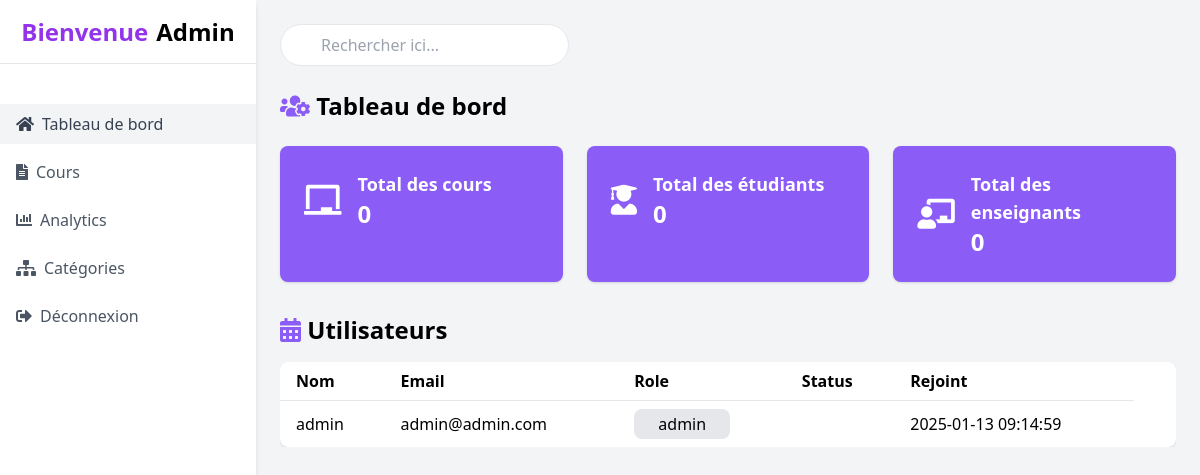
Before: /views/admin/dashbord.php (signed in) with the older database file.
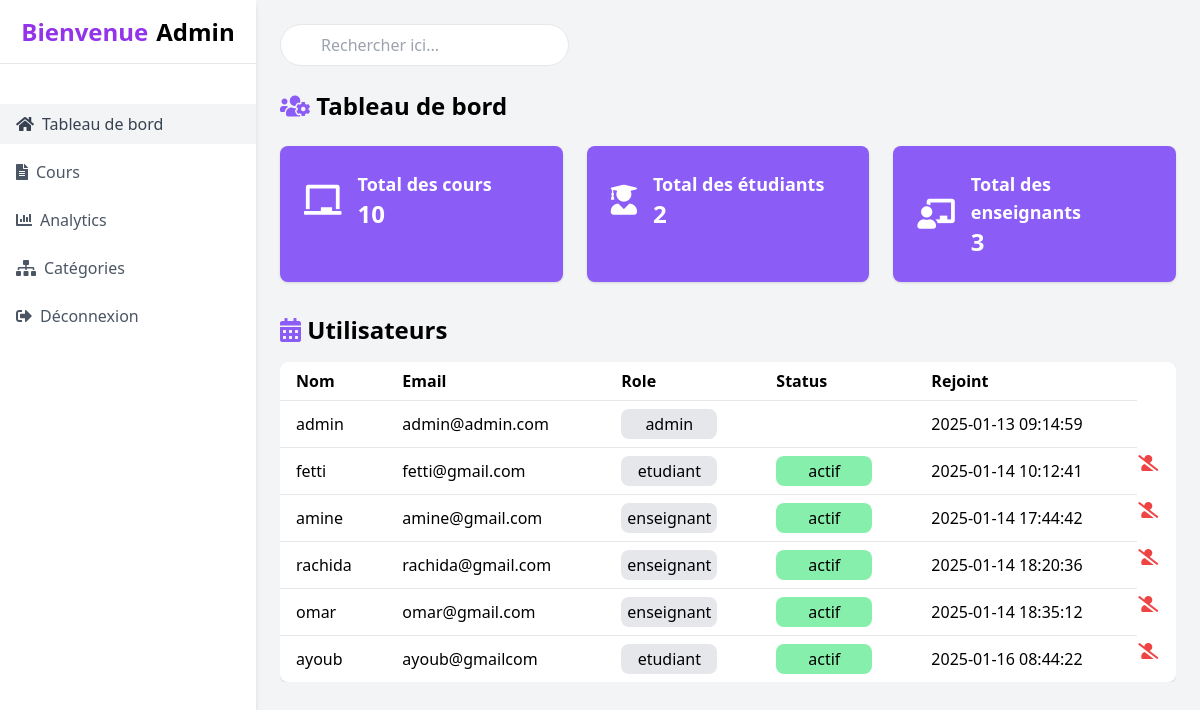
After: the same page with the newer database file.
### tables this page shows
CREATE TABLE `utilisateurs` (
  `id` int NOT NULL,
  `nom` varchar(100) NOT NULL,
  `email` varchar(150) NOT NULL,
  `password` varchar(255) NOT NULL,
  `role` enum('etudiant','enseignant','admin') NOT NULL,
  `status` enum('actif','inactif') NOT NULL,
  `date_creation` timestamp NULL DEFAULT CURRENT_TIMESTAMP
);

### models/User.php (called while the page is built, shortened)
<?php
class User {
    public function __construct($pdo)
    {
        $this->pdo = $pdo;
        if (isset($_SESSION['user_id'])) {
            $this->id = $_SESSION['user_id'];
            $stmt = $this->pdo->prepare("SELECT * FROM utilisateurs WHERE id = ?");
            $stmt->execute([$this->id]);
            $user = $stmt->fetch();
        }
    }
}
?>

### models/Admin.php (called while the page is built, shortened)
<?php
require_once 'User.php';
class Admin extends User {
            public function getAllUsers() {
                $stmt = $this->pdo->prepare("SELECT * FROM utilisateurs");
                $stmt->execute();
                return $stmt->fetchAll(PDO::FETCH_ASSOC);
            }
    public function totalEtudiant() {
        $stmt = $this->pdo->prepare("SELECT COUNT(*) FROM utilisateurs WHERE role = 'etudiant'");
        $stmt->execute();
        return $stmt->fetchColumn();
    }
    public function totalEnseignant(){
        $stmt = $this->pdo->prepare("SELECT COUNT(*) FROM utilisateurs WHERE role = 'enseignant'");
        $stmt->execute();
        return $stmt->fetchColumn();
    }
    public function totalCours(){
        $stmt = $this->pdo->prepare("SELECT COUNT(*) FROM cours");
        $stmt->execute();
        return $stmt->fetchColumn();
    }
}

### views/admin/dashbord.php (the view, shortened to what this page needs)
<?php
require_once __DIR__ . '/../../models/User.php';
require_once __DIR__ . '/../../models/Admin.php';
$db = new Database();
$pdo = $db->connect();
$admin = new Admin($pdo);
$users = $admin->getAllUsers();
$totalEtudiants = $admin->totalEtudiant();
$totalEnseignants = $admin->totalEnseignant();
$totalCours = $admin->totalCours();
?>
<html lang="en">
 <head>
  <script src="https://cdn.tailwindcss.com"></script>
  <link href="https://cdnjs.cloudflare.com/ajax/libs/font-awesome/5.15.3/css/all.min.css" rel="stylesheet"/>
 </head>
 <body class="bg-gray-100 font-sans antialiased">
  <div class="flex">
   <div class="w-64 bg-white h-screen shadow-md">
    <div class="flex items-center justify-center h-16 border-b">
     <div class="text-2xl font-bold text-purple-600">
      Bienvenue
     </div>
     <div class="ml-2 text-2xl font-semibold">
     <?php echo htmlspecialchars(ucfirst($_SESSION['user_nom'])); ?>
     </div>
    </div>
    <nav class="mt-10">
     <a class="flex items-center px-4 py-2 text-gray-700 bg-gray-100" href="dashbord.php">
      <i class="fas fa-home">
      </i>
      <span class="ml-2">
       Tableau de bord
      </span>
     </a>
     <a class="flex items-center px-4 py-2 mt-2 text-gray-600 hover:bg-gray-100" href="gestion_cours.php">
      <i class="fas fa-file-alt">
      </i>
      <span class="ml-2">
       Cours
      </span>
     </a>
     <a class="flex items-center px-4 py-2 mt-2 text-gray-600 hover:bg-gray-100" href="statistique.php">
      <i class="fas fa-chart-bar">
      </i>
      <span class="ml-2">
       Analytics
      </span>
     </a>
     <a class="flex items-center px-4 py-2 mt-2 text-gray-600 hover:bg-gray-100" href="gestion_categorie.php">
      <i class="fas fa-sitemap"></i>
      <span class="ml-2">
       Catégories
      </span>
     </a>
     <a class="flex items-center px-4 py-2 mt-2 text-gray-600 hover:bg-red-200" href="../user/logout.php">
      <i class="fas fa-sign-out-alt">
      </i>
      <span class="ml-2">
      Déconnexion
      </span>
     </a>
    </nav>
   </div>
   <div class="flex-1 p-6">
    <div class="flex items-center justify-between">
     <div class="relative">
      <input class="w-full px-4 py-2 pl-10 text-gray-700 bg-white border rounded-full focus:outline-none" id="searchInput" placeholder="Rechercher ici..." type="text"/>
     </div>
    </div>
    <div class="mt-6">
     <h2 class="text-2xl font-semibold">
      <i class="fas fa-users-cog text-violet-500"></i>
      Tableau de bord
     </h2>
     <div class="grid grid-cols-1 gap-6 mt-6 sm:grid-cols-2 lg:grid-cols-3">
      <div class="p-6 bg-violet-500 rounded-lg shadow">
       <div class="flex items-center">
        <i class="text-3xl text-white fas fa-chalkboard"></i>
        <div class="ml-4">
         <h3 class="text-lg text-white font-semibold">
          Total des cours
         </h3>
         <p class="text-2xl text-white font-bold">
          <?php echo $totalCours; ?>
         </p>
        </div>
       </div>
      </div>
      <div class="p-6 bg-violet-500 rounded-lg shadow">
       <div class="flex items-center">
        <i class="text-3xl text-white fas fa-user-graduate"></i>
        <div class="ml-4">
         <h3 class="text-lg text-white font-semibold">
          Total des étudiants
         </h3>
         <p class="text-2xl text-white font-bold">
          <?php echo $totalEtudiants; ?>
         </p>
        </div>
       </div>
      </div>
      <div class="p-6 bg-violet-500 rounded-lg shadow">
       <div class="flex items-center">
        <i class="text-3xl text-white fas fa-chalkboard-teacher"></i>
        <div class="ml-4">
         <h3 class="text-lg text-white font-semibold">
          Total des enseignants
         </h3>
         <p class="text-2xl text-white font-bold">
          <?php echo $totalEnseignants; ?>
         </p>
        </div>
       </div>
      </div>
     </div>
    </div>
    <div class="mt-8">
     <h2 class="text-2xl font-semibold">
      <i class="fas fa-calendar-alt text-violet-500">
      </i>
      Utilisateurs
     </h2>
     <div class="mt-4 overflow-x-auto">
      <table class="min-w-full bg-white rounded-lg shadow">
       <thead>
        <tr>
         <th class="px-4 py-2 text-left">
          Nom
         </th>
         <th class="px-4 py-2 text-left">
          Email
         </th>
         <th class="px-4 py-2 text-left">
              Role
            </th>
            <th class="px-4 py-2 text-left">
                 Status
            </th>
            <th class="px-4 py-2 text-left">
            Rejoint
            </th>
            <th class="px-4 py-2 text-left">
            </th>
        </tr>
       </thead>
       <tbody>
        <?php foreach ($users as $user) { ?>
        <tr class="transaction-row">
         <td class="px-4 py-2 border-t">
          <?php echo htmlspecialchars($user['nom']); ?>
         </td>
         <td class="px-4 py-2 border-t">
          <?php echo htmlspecialchars($user['email']); ?>
         </td>
        <td class="px-4 py-2 border-t">
            <span class="bg-gray-200 p-1 rounded-lg inline-block w-24 text-center"><?php echo htmlspecialchars($user['role']);?></span>
            </td>
            <td class="px-4 py-2 border-t" id="status-<?php echo $user['id']; ?>" onclick="toggleUserStatus(<?php echo $user['id']; ?>)">
             <?php if ($user['role'] !== 'admin'): ?>
             <span class="<?php echo $user['status'] === 'actif' ? 'bg-green-300' : 'bg-red-300'; ?> p-1 rounded-lg inline-block w-24 text-center">
                <?php echo htmlspecialchars($user['status']); ?>
            </span>
            <?php endif; ?>
        </td>
        <td class="px-4 py-2 border-t">
                    <?php echo htmlspecialchars($user['date_creation']); ?>
        </td>
        <td class="mr-40">
            <?php if ($user['role'] !== 'admin'): ?>
                <form method="POST" action="dashbord.php">
                    <button type="submit" name="delete_user" class="bg-transparent border-0 cursor-pointer">
                        <i class="fas fa-user-slash text-red-500"></i>
                    </button>
                </form>
            <?php endif; ?>
        </td>
        </tr>
        <?php } ?>
       </tbody>
      </table>
     </div>
    </div>
   </div>
  </div>
 </body>
</html>

Changed rows visible on the page:
added utilisateurs: nom "fetti", email "fetti@gmail.com", role "etudiant", status "actif", date_creation "2025-01-14 10:12:41"
added utilisateurs: nom "amine", email "amine@gmail.com", role "enseignant", status "actif", date_creation "2025-01-14 17:44:42"
added utilisateurs: nom "rachida", email "rachida@gmail.com", role "enseignant", status "actif", date_creation "2025-01-14 18:20:36"
added utilisateurs: nom "omar", email "omar@gmail.com", role "enseignant", status "actif", date_creation "2025-01-14 18:35:12"
added utilisateurs: nom "ayoub", email "ayoub@gmailcom", role "etudiant", status "actif", date_creation "2025-01-16 08:44:22"
Other visible differences:
$totalCours: "0" → "10"
$totalEtudiants: "0" → "2"
$totalEnseignants: "0" → "3"
